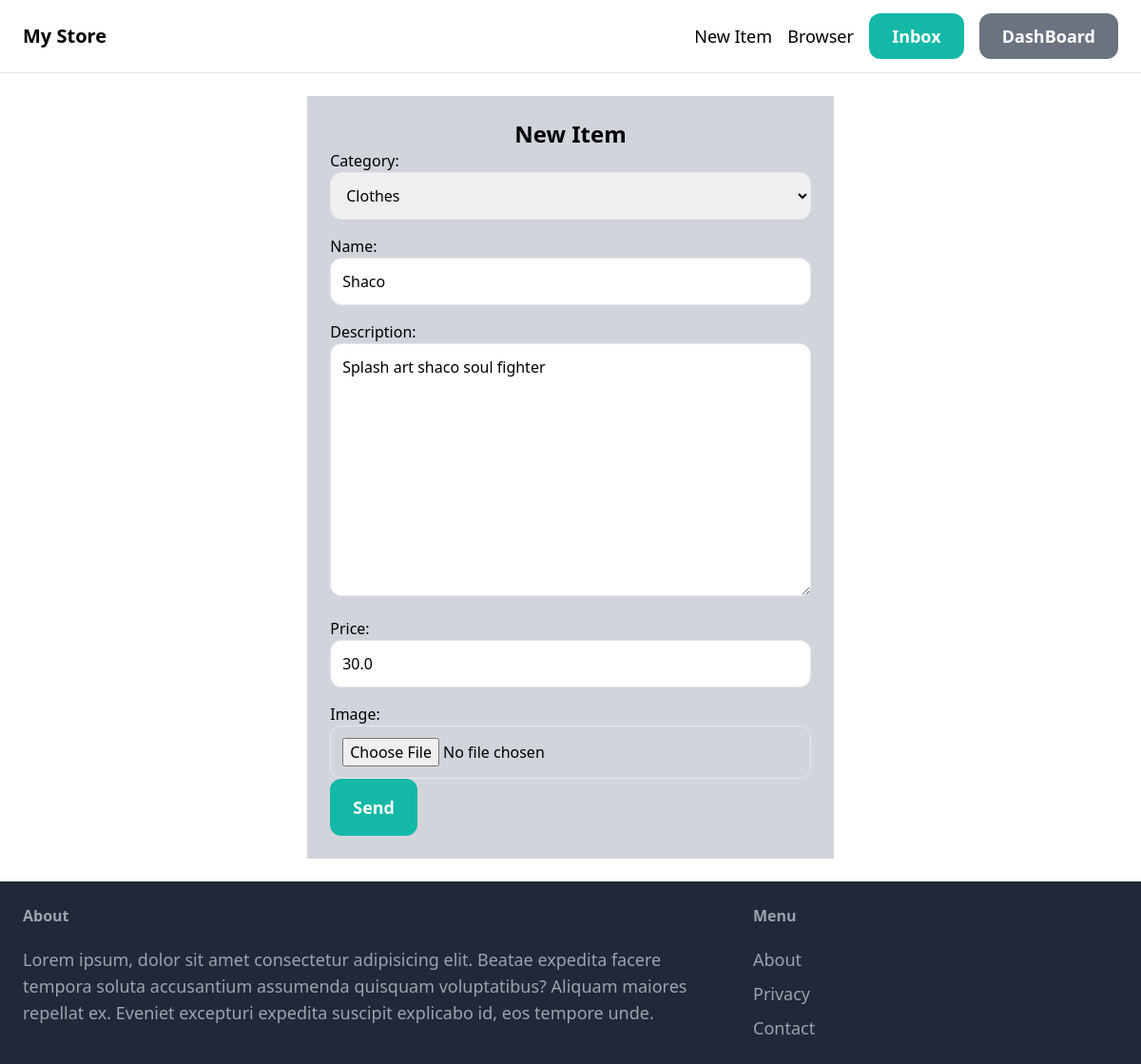
The page /items/5/edit/ (signed in) on the database its author committed.
### item/models.py (models this page shows, shortened)
class Item(models.Model):
     category = models.ForeignKey(Category,related_name='items',on_delete=models.CASCADE)
     name=models.CharField(max_length=255)
     image = models.ImageField(upload_to='item_image',blank=True, null=True)
     description = models.TextField(blank=True, null=True)
     price = models.FloatField(null=False,blank=False)
     is_Sold = models.BooleanField(default=False)
     create_at = models.DateTimeField(auto_now_add=True)
     created_by = models.ForeignKey(User,related_name='items',on_delete=models.CASCADE)

class Category(models.Model):
    name=models.CharField(max_length=255)
    class Meta:
        ordering = ("name",)
        verbose_name_plural = "Categories"
    def __str__(self):
        return self.name

### item/views.py (the view)
# urls.py: path('<int:pk>/edit/', views.edit, name='edit'),
def edit(request,pk):
    item = get_object_or_404(Item,pk=pk,created_by=request.user)
    if request.method == "POST":
        form = editItemForm(request.POST,request.FILES,instance = item)
        if form.is_valid():
            form.save()
            return redirect('item:details',pk = item.id)
    else:
        form = editItemForm(instance=item)
    return render(request, 'item/form.html',{
        'form':form
    })

### item/forms.py
class editItemForm(forms.ModelForm):
    class Meta:
        model = Item
        fields = ['category','name','description','price','image']
        widgets = {
        'category':forms.Select(attrs={
            'class':'w-full p-3 rounded-xl border'
        }),
        'name': forms.TextInput(attrs={
            'class':'w-full p-3 rounded-xl border'
        }),
        'description':forms.Textarea(attrs={
            'class': 'w-full p-3 rounded-xl border'
        }),
        'price':forms.NumberInput(attrs={
            'class': 'w-full p-3 rounded-xl border'
        }),
        'image':forms.FileInput(attrs={
            'class':'w-full p-3 rounded-xl border'
        }),
    }

### item/templates/item/form.html (shortened to what this page needs)
{% extends 'core/base.html' %} {%block title %} New Item {% endblock %}
{% block content %}
<div class="w-full flex justify-center" >
  <div class="bg-gray-300 p-6" >
    <h1 class="text-center font-semibold text-2xl block">New Item</h1>
    <form
      class="flex-col"
      action="."
      method="POST"
      enctype="multipart/form-data"
    >
      <div class="space-y-4">{{form.as_p}}</div>
      <div class="block">
        <button
          type="submit"
          class="py-4 px-6 text-white font-semibold text-lg bg-teal-500 hover:bg-teal-700 rounded-xl"
        >
          Send
        </button>
      </div>
    </form>
  </div>
</div>
{% endblock %}

### rows shown on the page
Item: category "Clothes", description "Splash art shaco soul fighter", price "30.0"
Category: name "Shaco"
